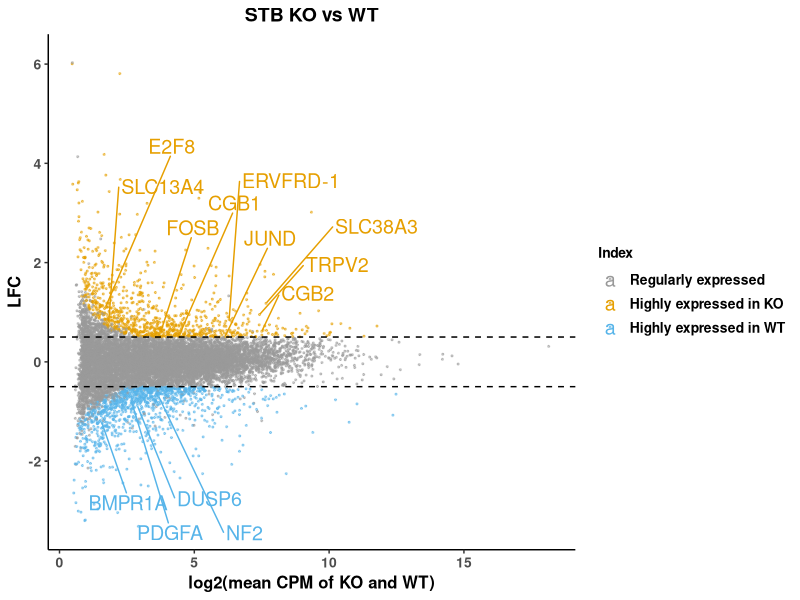

Write R code to recreate this figure.
library(ggplot2)
library(ggrepel)

data<- read.table("STB_mt_vs_STB_wt_DEG_full_list.csv", sep=",", header=T, row.names=1)

CPM_data<- read.table("CPM.csv", sep=",", header=T, row.names=1)

deg_data<- read.table("STB_mt_vs_STB_wt_DEG_significant_only.csv", sep=",", header=T, row.names=1)

index<- rep("Regularly expressed", nrow(data))
index[rownames(data) %in% rownames(deg_data[deg_data$log2FoldChange>0,])]<- "Highly expressed in KO"
index[rownames(data) %in% rownames(deg_data[deg_data$log2FoldChange<0,])]<- "Highly expressed in WT"

data_for_plot<- cbind.data.frame(data$log2FoldChange, rowMeans(CPM_data[rownames(data),]), index )

colnames(data_for_plot)<- c("LFC", "mean_CPM_WT_KO", "Index")
data_for_plot$Index<-  factor(data_for_plot$Index, level=c("Regularly expressed", "Highly expressed in KO", "Highly expressed in WT") )

data_for_plot$mean_CPM_WT_KO_log2<- log2(1+ data_for_plot$mean_CPM_WT_KO)

gene_list<- c("cgb1", "cgb2", "e2f8", "ervfrd-1", "fosb", "jund", "slc13a4", "slc38a3", "trpv2", "dusp6", "nf2", "bmpr1a", "pdgfa")
gene_list<- toupper(gene_list)

lfc_cutoff<- 0.5

p<- ggplot(data_for_plot, aes(x=mean_CPM_WT_KO_log2, y=LFC,col=Index, label= ifelse(rownames(data_for_plot) %in% gene_list,as.character(rownames(data_for_plot)), '') ))  + geom_point(size=0.4, alpha=0.5)

p<- p+ ggtitle("STB KO vs WT") + labs(x="log2(mean CPM of KO and WT)", ylab="LFC");
p<- p+ geom_hline(yintercept=as.numeric(lfc_cutoff),colour="black",linetype=2)+
       geom_hline(yintercept=-as.numeric(lfc_cutoff),colour="black",linetype=2)
p<- p+ theme_bw()+theme_classic()+ scale_colour_manual(values=c("#999999","#E69F00","#56B4E9"))

p<- p+ geom_text_repel(max.overlaps=Inf, size=5, nudge_y=0.1, nudge_x=0.1, box.padding=1, xlim=c(NA, Inf), ylim=c(-4, Inf) )

p<- p+ theme(plot.title=element_text(size=14,family="Helvetica",face="bold",hjust=0.5),
                text=element_text(size=12,family="Helvetica"),
                axis.title=element_text(face="bold"),
                axis.text.x=element_text(size=10,face="bold"),
                axis.text.y=element_text(size=10,face="bold"),
                legend.text=element_text(size=10,face="bold"),
                legend.title=element_text(size=10,face="bold"))

pdf("figS7b_STB_KOvsWT_LFC_CPM_mean.pdf", width=10);
p;
dev.off();

